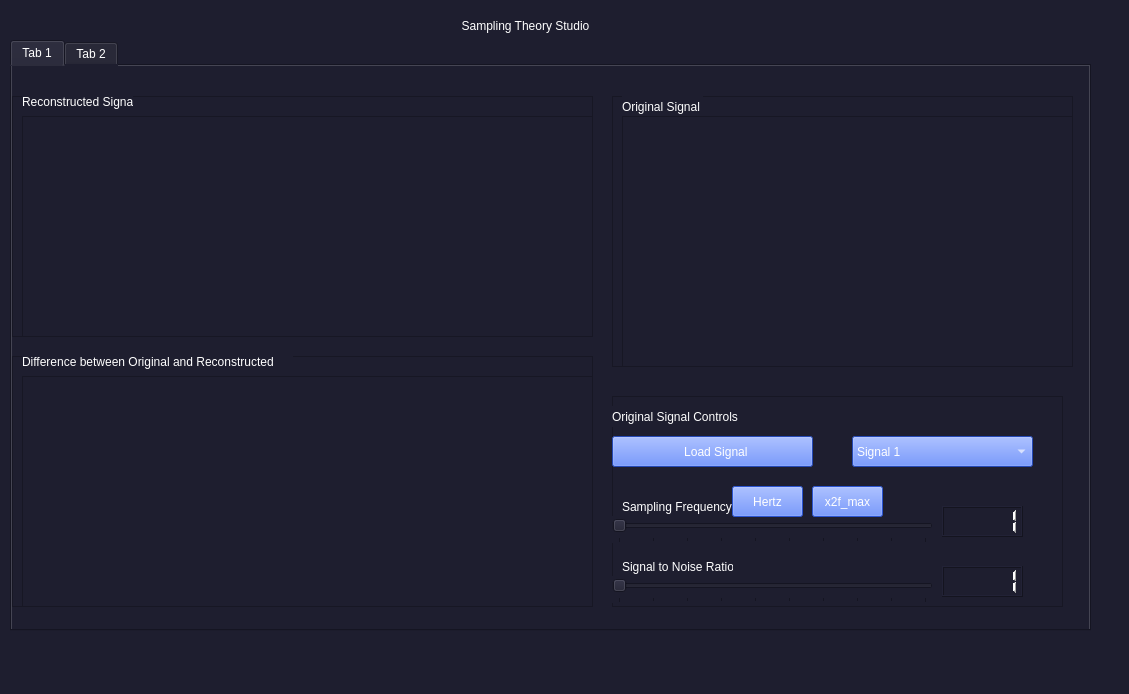
<?xml version="1.0" encoding="UTF-8"?>
<ui version="4.0">
 <class>MainWindow</class>
 <widget class="QMainWindow" name="MainWindow">
  <property name="geometry">
   <rect>
    <x>0</x>
    <y>0</y>
    <width>1129</width>
    <height>694</height>
   </rect>
  </property>
  <property name="windowTitle">
   <string>MainWindow</string>
  </property>
  <property name="styleSheet">
   <string notr="true">background-color: #1e1e2f;
color:white;</string>
  </property>
  <widget class="QWidget" name="centralwidget">
   <widget class="QTabWidget" name="tabWidget">
    <property name="geometry">
     <rect>
      <x>10</x>
      <y>40</y>
      <width>1081</width>
      <height>591</height>
     </rect>
    </property>
    <property name="styleSheet">
     <string notr="true">

</string>
    </property>
    <property name="currentIndex">
     <number>0</number>
    </property>
    <widget class="QWidget" name="Load">
     <attribute name="title">
      <string>Tab 1</string>
     </attribute>
     <widget class="QFrame" name="frame">
      <property name="geometry">
       <rect>
        <x>600</x>
        <y>30</y>
        <width>461</width>
        <height>271</height>
       </rect>
      </property>
      <property name="frameShape">
       <enum>QFrame::StyledPanel</enum>
      </property>
      <property name="frameShadow">
       <enum>QFrame::Raised</enum>
      </property>
      <widget class="QLabel" name="label_4">
       <property name="geometry">
        <rect>
         <x>10</x>
         <y>0</y>
         <width>81</width>
         <height>21</height>
        </rect>
       </property>
       <property name="styleSheet">
        <string notr="true">color: white;
</string>
       </property>
       <property name="text">
        <string>Original Signal</string>
       </property>
      </widget>
      <widget class="QGraphicsView" name="graphicsView">
       <property name="geometry">
        <rect>
         <x>10</x>
         <y>20</y>
         <width>451</width>
         <height>251</height>
        </rect>
       </property>
      </widget>
     </widget>
     <widget class="QFrame" name="frame_2">
      <property name="geometry">
       <rect>
        <x>600</x>
        <y>330</y>
        <width>451</width>
        <height>211</height>
       </rect>
      </property>
      <property name="frameShape">
       <enum>QFrame::StyledPanel</enum>
      </property>
      <property name="frameShadow">
       <enum>QFrame::Raised</enum>
      </property>
      <widget class="QLabel" name="label_2">
       <property name="geometry">
        <rect>
         <x>10</x>
         <y>100</y>
         <width>111</width>
         <height>21</height>
        </rect>
       </property>
       <property name="lineWidth">
        <number>1</number>
       </property>
       <property name="text">
        <string>Sampling Frequency</string>
       </property>
      </widget>
      <widget class="QSlider" name="CineSpeed_Top_Slider">
       <property name="geometry">
        <rect>
         <x>0</x>
         <y>120</y>
         <width>321</width>
         <height>27</height>
        </rect>
       </property>
       <property name="minimum">
        <number>1</number>
       </property>
       <property name="maximum">
        <number>10</number>
       </property>
       <property name="orientation">
        <enum>Qt::Horizontal</enum>
       </property>
       <property name="tickPosition">
        <enum>QSlider::TicksBelow</enum>
       </property>
       <property name="tickInterval">
        <number>1</number>
       </property>
      </widget>
      <widget class="QLCDNumber" name="LCD_Top">
       <property name="geometry">
        <rect>
         <x>330</x>
         <y>110</y>
         <width>81</width>
         <height>31</height>
        </rect>
       </property>
       <property name="intValue" stdset="0">
        <number>1</number>
       </property>
      </widget>
      <widget class="QPushButton" name="Load1_Button">
       <property name="geometry">
        <rect>
         <x>0</x>
         <y>40</y>
         <width>201</width>
         <height>31</height>
        </rect>
       </property>
       <property name="styleSheet">
        <string notr="true">background-color:#3366ff;
color:white;</string>
       </property>
       <property name="text">
        <string>  Load Signal</string>
       </property>
       <property name="icon">
        <iconset>
         <normaloff>../Task 1/Signal-Viewer/Assets/load1.png</normaloff>../Task 1/Signal-Viewer/Assets/load1.png</iconset>
       </property>
      </widget>
      <widget class="QComboBox" name="Channels_Top_ComboBox">
       <property name="geometry">
        <rect>
         <x>240</x>
         <y>40</y>
         <width>181</width>
         <height>31</height>
        </rect>
       </property>
       <property name="minimumSize">
        <size>
         <width>0</width>
         <height>31</height>
        </size>
       </property>
       <property name="layoutDirection">
        <enum>Qt::LeftToRight</enum>
       </property>
       <property name="styleSheet">
        <string notr="true">background-color:#3366ff;</string>
       </property>
       <item>
        <property name="text">
         <string>Signal 1</string>
        </property>
       </item>
      </widget>
      <widget class="QPushButton" name="Hide_Top_Button">
       <property name="enabled">
        <bool>false</bool>
       </property>
       <property name="geometry">
        <rect>
         <x>120</x>
         <y>90</y>
         <width>71</width>
         <height>31</height>
        </rect>
       </property>
       <property name="sizePolicy">
        <sizepolicy hsizetype="Fixed" vsizetype="Minimum">
         <horstretch>0</horstretch>
         <verstretch>0</verstretch>
        </sizepolicy>
       </property>
       <property name="minimumSize">
        <size>
         <width>0</width>
         <height>31</height>
        </size>
       </property>
       <property name="styleSheet">
        <string notr="true">background-color:#3366ff;</string>
       </property>
       <property name="text">
        <string>Hertz</string>
       </property>
      </widget>
      <widget class="QPushButton" name="Hide_Top_Button_2">
       <property name="enabled">
        <bool>false</bool>
       </property>
       <property name="geometry">
        <rect>
         <x>200</x>
         <y>90</y>
         <width>71</width>
         <height>31</height>
        </rect>
       </property>
       <property name="minimumSize">
        <size>
         <width>0</width>
         <height>31</height>
        </size>
       </property>
       <property name="styleSheet">
        <string notr="true">background-color:#3366ff;</string>
       </property>
       <property name="text">
        <string>x2f_max</string>
       </property>
      </widget>
      <widget class="QLabel" name="label_8">
       <property name="geometry">
        <rect>
         <x>0</x>
         <y>10</y>
         <width>171</width>
         <height>21</height>
        </rect>
       </property>
       <property name="styleSheet">
        <string notr="true">color: white;
</string>
       </property>
       <property name="text">
        <string>Original Signal Controls</string>
       </property>
      </widget>
      <widget class="QSlider" name="CineSpeed_Top_Slider_2">
       <property name="geometry">
        <rect>
         <x>0</x>
         <y>180</y>
         <width>321</width>
         <height>27</height>
        </rect>
       </property>
       <property name="minimum">
        <number>1</number>
       </property>
       <property name="maximum">
        <number>10</number>
       </property>
       <property name="orientation">
        <enum>Qt::Horizontal</enum>
       </property>
       <property name="tickPosition">
        <enum>QSlider::TicksBelow</enum>
       </property>
       <property name="tickInterval">
        <number>1</number>
       </property>
      </widget>
      <widget class="QLCDNumber" name="LCD_Top_2">
       <property name="geometry">
        <rect>
         <x>330</x>
         <y>170</y>
         <width>81</width>
         <height>31</height>
        </rect>
       </property>
       <property name="intValue" stdset="0">
        <number>1</number>
       </property>
      </widget>
      <widget class="QLabel" name="label_7">
       <property name="geometry">
        <rect>
         <x>10</x>
         <y>160</y>
         <width>111</width>
         <height>21</height>
        </rect>
       </property>
       <property name="lineWidth">
        <number>1</number>
       </property>
       <property name="text">
        <string>Signal to Noise Ratio</string>
       </property>
      </widget>
     </widget>
     <widget class="QFrame" name="frame_3">
      <property name="geometry">
       <rect>
        <x>0</x>
        <y>30</y>
        <width>581</width>
        <height>241</height>
       </rect>
      </property>
      <property name="frameShape">
       <enum>QFrame::StyledPanel</enum>
      </property>
      <property name="frameShadow">
       <enum>QFrame::Raised</enum>
      </property>
      <widget class="QGraphicsView" name="graphicsView_2">
       <property name="geometry">
        <rect>
         <x>10</x>
         <y>20</y>
         <width>571</width>
         <height>221</height>
        </rect>
       </property>
      </widget>
      <widget class="QLabel" name="label_5">
       <property name="geometry">
        <rect>
         <x>10</x>
         <y>-5</y>
         <width>111</width>
         <height>21</height>
        </rect>
       </property>
       <property name="styleSheet">
        <string notr="true">color: white;
</string>
       </property>
       <property name="text">
        <string>Reconstructed Signal</string>
       </property>
      </widget>
     </widget>
     <widget class="QFrame" name="frame_4">
      <property name="geometry">
       <rect>
        <x>0</x>
        <y>290</y>
        <width>581</width>
        <height>251</height>
       </rect>
      </property>
      <property name="frameShape">
       <enum>QFrame::StyledPanel</enum>
      </property>
      <property name="frameShadow">
       <enum>QFrame::Raised</enum>
      </property>
      <widget class="QGraphicsView" name="graphicsView_3">
       <property name="geometry">
        <rect>
         <x>10</x>
         <y>20</y>
         <width>571</width>
         <height>231</height>
        </rect>
       </property>
      </widget>
      <widget class="QLabel" name="label_6">
       <property name="geometry">
        <rect>
         <x>10</x>
         <y>-5</y>
         <width>271</width>
         <height>21</height>
        </rect>
       </property>
       <property name="styleSheet">
        <string notr="true">color: white;
</string>
       </property>
       <property name="text">
        <string>Difference between Original and Reconstructed</string>
       </property>
      </widget>
     </widget>
    </widget>
    <widget class="QWidget" name="Compose">
     <attribute name="title">
      <string>Tab 2</string>
     </attribute>
     <widget class="QFrame" name="frame_5">
      <property name="geometry">
       <rect>
        <x>0</x>
        <y>30</y>
        <width>581</width>
        <height>241</height>
       </rect>
      </property>
      <property name="frameShape">
       <enum>QFrame::StyledPanel</enum>
      </property>
      <property name="frameShadow">
       <enum>QFrame::Raised</enum>
      </property>
      <widget class="QGraphicsView" name="graphicsView_4">
       <property name="geometry">
        <rect>
         <x>10</x>
         <y>20</y>
         <width>571</width>
         <height>221</height>
        </rect>
       </property>
      </widget>
      <widget class="QLabel" name="label_9">
       <property name="geometry">
        <rect>
         <x>10</x>
         <y>-5</y>
         <width>111</width>
         <height>21</height>
        </rect>
       </property>
       <property name="styleSheet">
        <string notr="true">color: white;
</string>
       </property>
       <property name="text">
        <string>Reconstructed Signal</string>
       </property>
      </widget>
     </widget>
     <widget class="QFrame" name="frame_11">
      <property name="geometry">
       <rect>
        <x>600</x>
        <y>30</y>
        <width>431</width>
        <height>271</height>
       </rect>
      </property>
      <property name="frameShape">
       <enum>QFrame::StyledPanel</enum>
      </property>
      <property name="frameShadow">
       <enum>QFrame::Raised</enum>
      </property>
      <widget class="QLabel" name="label_17">
       <property name="geometry">
        <rect>
         <x>0</x>
         <y>0</y>
         <width>81</width>
         <height>21</height>
        </rect>
       </property>
       <property name="styleSheet">
        <string notr="true">color: white;
</string>
       </property>
       <property name="text">
        <string>Original Signal</string>
       </property>
      </widget>
      <widget class="QGraphicsView" name="graphicsView_9">
       <property name="geometry">
        <rect>
         <x>0</x>
         <y>20</y>
         <width>431</width>
         <height>241</height>
        </rect>
       </property>
      </widget>
     </widget>
    </widget>
   </widget>
   <widget class="QLabel" name="label_3">
    <property name="geometry">
     <rect>
      <x>350</x>
      <y>0</y>
      <width>351</width>
      <height>51</height>
     </rect>
    </property>
    <property name="text">
     <string>Sampling Theory Studio</string>
    </property>
    <property name="alignment">
     <set>Qt::AlignCenter</set>
    </property>
   </widget>
  </widget>
  <widget class="QMenuBar" name="menubar">
   <property name="geometry">
    <rect>
     <x>0</x>
     <y>0</y>
     <width>1129</width>
     <height>21</height>
    </rect>
   </property>
  </widget>
  <widget class="QStatusBar" name="statusbar"/>
 </widget>
 <resources/>
 <connections>
  <connection>
   <sender>CineSpeed_Top_Slider</sender>
   <signal>valueChanged(int)</signal>
   <receiver>LCD_Top</receiver>
   <slot>display(int)</slot>
   <hints>
    <hint type="sourcelabel">
     <x>933</x>
     <y>248</y>
    </hint>
    <hint type="destinationlabel">
     <x>1003</x>
     <y>243</y>
    </hint>
   </hints>
  </connection>
  <connection>
   <sender>CineSpeed_Top_Slider_2</sender>
   <signal>valueChanged(int)</signal>
   <receiver>LCD_Top_2</receiver>
   <slot>display(int)</slot>
   <hints>
    <hint type="sourcelabel">
     <x>929</x>
     <y>309</y>
    </hint>
    <hint type="destinationlabel">
     <x>983</x>
     <y>314</y>
    </hint>
   </hints>
  </connection>
 </connections>
</ui>
